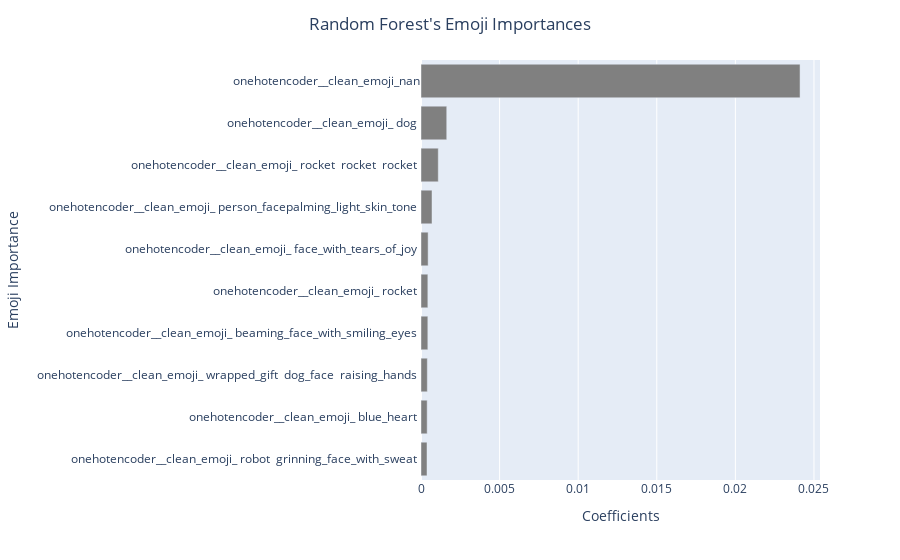

Notebook code for this chart:
### Code cell
fig = px.bar(ohe_df, 
             orientation='h',
             y=ohe_df['Feature'],
             x=ohe_df['Coefficients'], 
             color_discrete_sequence = ['gray'],
             width = 10,
             labels={'Feature': 'Emoji Importance'})

fig.update_layout(title = "Random Forest's Emoji Importances", title_x=.5, yaxis = dict(tick0 = 0.5, dtick = 0.75))
fig.show()

### Figure 1 — Plotly figure (JSON) as saved in the notebook; plotly's stock layout.template omitted (floating-point values rounded to 4 significant figures)
{"data": [{"alignmentgroup": "True", "hovertemplate": "Coefficients=%{x}<br>Emoji Importance=%{y}<extra></extra>", "legendgroup": "", "marker": {"color": "gray", "pattern": {"shape": ""}}, "name": "", "offsetgroup": "", "orientation": "h", "showlegend": false, "textposition": "auto", "type": "bar", "x": [0.0003835, 0.0003935, 0.0004026, 0.0004352, 0.0004359, 0.0004537, 0.000702, 0.001099, 0.001638, 0.02412], "xaxis": "x", "y": ["onehotencoder__clean_emoji_ robot  grinning_face_with_sweat ", "onehotencoder__clean_emoji_ blue_heart ", "onehotencoder__clean_emoji_ wrapped_gift  dog_face  raising_hands ", "onehotencoder__clean_emoji_ beaming_face_with_smiling_eyes ", "onehotencoder__clean_emoji_ rocket ", "onehotencoder__clean_emoji_ face_with_tears_of_joy ", "onehotencoder__clean_emoji_ person_facepalming_light_skin_tone ", "onehotencoder__clean_emoji_ rocket  rocket  rocket ", "onehotencoder__clean_emoji_ dog ", "onehotencoder__clean_emoji_nan"], "yaxis": "y"}], "layout": {"autosize": true, "barmode": "relative", "legend": {"tracegroupgap": 0}, "margin": {"t": 60}, "title": {"text": "Random Forest's Emoji Importances", "x": 0.5}, "xaxis": {"anchor": "y", "autorange": true, "domain": [0, 1], "range": [0, 0.02538], "title": {"text": "Coefficients"}, "type": "linear"}, "yaxis": {"anchor": "x", "autorange": true, "domain": [0, 1], "dtick": 0.75, "range": [-0.5, 9.5], "tick0": 0.5, "title": {"text": "Emoji Importance"}, "type": "category"}}}
